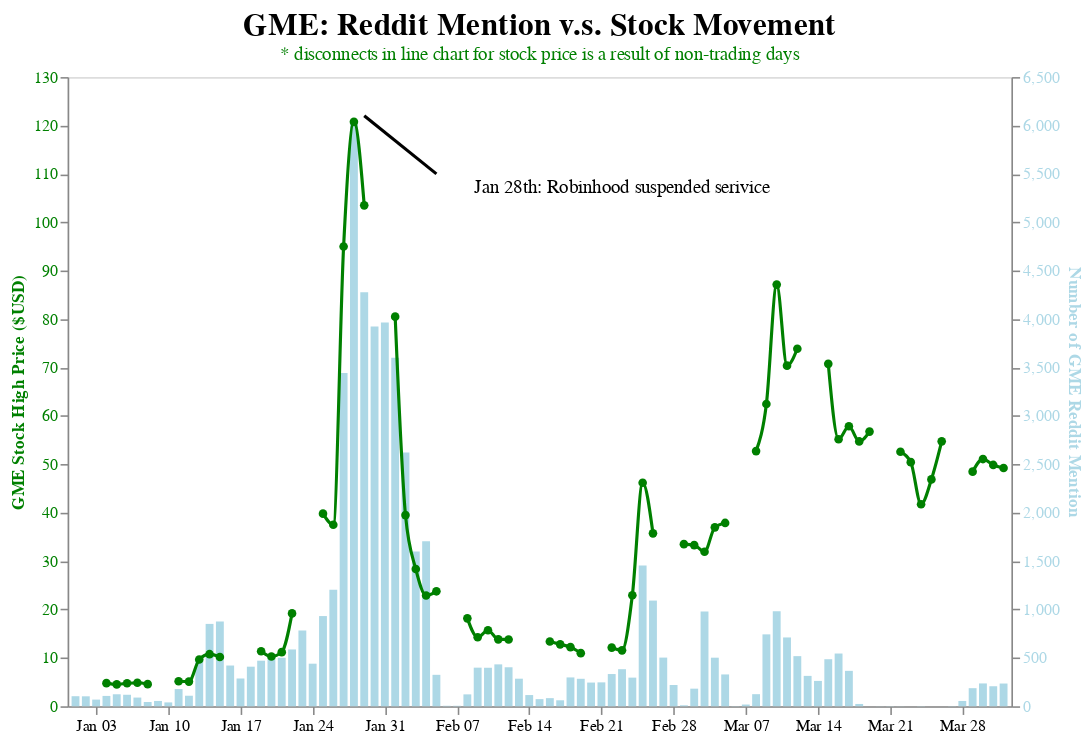

Write notebook code for a chart like this one.
### Markdown cell above
Filtered GME stock data to the same time period that we identified as first major spike. Created visualization that shows Reddit mention data as bar charts with the corresponding stock high price as line charts. A mouseover interactive feature was added on the graph for easier readability of respective stock price and number of reddit mentions.

### Code cell
# Scope down time frame:GME Reddit
mask = (gme_count['date'] >= '2021-01-01') & (gme_count['date'] <= '2021-04-01')
gme_count_scoped_down = gme_count.loc[mask]

# Narrow down time frame
# Scope down time frame:GME Stock
GME["Date"] = pd.to_datetime(GME["Date"])
mask = (GME['Date'] >= '2021-01-01') & (GME['Date'] <= '2021-04-01')
GME_df = GME.loc[mask]

gme_count_scoped_down = gme_count_scoped_down.rename(columns={"date": "Date"})
df_final_gme = gme_count_scoped_down.join(GME_df.set_index('Date'), on='Date')

# Visualization- 
# GME stock high price from 2021-01-01 - 2021-04-01 and Reddit Count comparison

annotations = [['2021-02-23',3000, 'Jan 28th: Robinhood suspended serivice']]
a_df = pd.DataFrame(annotations, columns=['date','count','note'])

    
annotate_df = pd.DataFrame({
        'x':['2021-01-29','2021-02-05']
        , 'y':[6100, 5500]
    })
annotation_lines = alt.Chart(annotate_df).mark_line(color='black').encode(
            x='x:T'
            , y=alt.Y('y',title='Number of GME Reddit Mention')
            )
    
    
annotate = alt.Chart(a_df).mark_text(fontSize = 12
        ).encode(
            y= alt.value(+70)
            , x = 'date:T'
            , text = 'note'
        )

base = alt.Chart(df_final_gme).encode(
    alt.X('Date:T', axis=alt.Axis(title=None))
    ).properties(
        width=600,
        height=400
    )

gme_reddit = base.mark_bar(color= 'lightblue'
).encode(
    y= alt.Y('gme_rrd_count:Q', axis=None),
    # axis= alt.Axis(title='Number of GME Reddit Mention', titleColor='lightblue')),
    tooltip=['Date', 'gme_rrd_count']
)

GME_high = base.mark_line(
    stroke='green', 
    interpolate='monotone',
    point=alt.OverlayMarkDef(color="green")
).encode(
    y= alt.Y('High:Q', axis= alt.Axis(title='GME Stock High Price ($USD)', titleColor='green')),
    tooltip=['Date', 'High']
)


base_new= alt.layer(gme_reddit, GME_high
    ).properties(width=600,
        height=400,
        title= alt.TitleParams(
            text='GME: Reddit Mention v.s. Stock Movement'
            ,fontSize=20
            , subtitle=['* disconnects in line chart for stock price is a result of non-trading days']
            ,subtitleColor='green'
            # ,subtitleLineHeight=100
            # , subtitlePadding=10
        )
    ).resolve_scale(
        y = 'independent'
    )

alt.hconcat(
    base_new+annotate+annotation_lines
    
).configure_axis(grid=False
    ).configure_axisRight(
        titleColor='lightblue'
        ,labelColor='lightblue'
        # ,labelOpacity=100
        ).configure_axisLeft(
            titleColor='green'
            ,labelColor='green'
        )

### Figure 1 — Vega-Lite specification as saved in the notebook (floating-point values rounded to 4 significant figures)
{"config": {"view": {"continuousWidth": 400, "continuousHeight": 300}, "axis": {"grid": false}, "axisLeft": {"labelColor": "green", "titleColor": "green"}, "axisRight": {"labelColor": "lightblue", "titleColor": "lightblue"}}, "hconcat": [{"layer": [{"mark": {"type": "bar", "color": "lightblue"}, "encoding": {"tooltip": [{"field": "Date", "type": "temporal"}, {"field": "gme_rrd_count", "type": "quantitative"}], "x": {"axis": {"title": null}, "field": "Date", "type": "temporal"}, "y": {"axis": null, "field": "gme_rrd_count", "type": "quantitative"}}, "height": 400, "width": 600}, {"mark": {"type": "line", "interpolate": "monotone", "point": {"color": "green"}, "stroke": "green"}, "encoding": {"tooltip": [{"field": "Date", "type": "temporal"}, {"field": "High", "type": "quantitative"}], "x": {"axis": {"title": null}, "field": "Date", "type": "temporal"}, "y": {"axis": {"title": "GME Stock High Price ($USD)", "titleColor": "green"}, "field": "High", "type": "quantitative"}}, "height": 400, "width": 600}, {"data": {"name": "data-60713fdca819df3b95a3ea84434b8dd9"}, "mark": {"type": "text", "fontSize": 12}, "encoding": {"text": {"field": "note", "type": "nominal"}, "x": {"field": "date", "type": "temporal"}, "y": {"value": 70}}}, {"data": {"name": "data-f03b2acfc55296c664c287cbcc74066b"}, "mark": {"type": "line", "color": "black"}, "encoding": {"x": {"field": "x", "type": "temporal"}, "y": {"field": "y", "title": "Number of GME Reddit Mention", "type": "quantitative"}}}], "height": 400, "resolve": {"scale": {"y": "independent"}}, "title": {"text": "GME: Reddit Mention v.s. Stock Movement", "fontSize": 20, "subtitle": ["* disconnects in line chart for stock price is a result of non-trading days"], "subtitleColor": "green"}, "width": 600}], "data": {"name": "data-e8f189f5b48fbcd5d8cfd9c37317b020"}, "$schema": "https://vega.github.io/schema/vega-lite/v4.17.0.json", "datasets": {"data-e8f189f5b48fbcd5d8cfd9c37317b020": [{"Date": "2021-01-01T00:00:00", "body": 92, "title": 12, "gme_rrd_count": 104, "Open": null, "High": null, "Low": null, "Close": null, "Adj Close": null, "Volume": null}, {"Date": "2021-01-02T00:00:00", "body": 96, "title": 7, "gme_rrd_count": 103, "Open": null, "High": null, "Low": null, "Close": null, "Adj Close": null, "Volume": null}, {"Date": "2021-01-03T00:00:00", "body": 65, "title": 4, "gme_rrd_count": 69, "Open": null, "High": null, "Low": null, "Close": null, "Adj Close": null, "Volume": null}, {"Date": "2021-01-04T00:00:00", "body": 103, "title": 4, "gme_rrd_count": 107, "Open": 4.75, "High": 4.775, "Low": 4.287, "Close": 4.312, "Adj Close": 4.312, "Volume": 40090000.0}, {"Date": "2021-01-05T00:00:00", "body": 111, "title": 13, "gme_rrd_count": 124, "Open": 4.338, "High": 4.52, "Low": 4.308, "Close": 4.343, "Adj Close": 4.343, "Volume": 19850000.0}, {"Date": "2021-01-06T00:00:00", "body": 112, "title": 7, "gme_rrd_count": 119, "Open": 4.335, "High": 4.745, "Low": 4.332, "Close": 4.59, "Adj Close": 4.59, "Volume": 24220000.0}, {"Date": "2021-01-07T00:00:00", "body": 85, "title": 5, "gme_rrd_count": 90, "Open": 4.617, "High": 4.862, "Low": 4.505, "Close": 4.52, "Adj Close": 4.52, "Volume": 24520000.0}, {"Date": "2021-01-08T00:00:00", "body": 42, "title": 2, "gme_rrd_count": 44, "Open": 4.545, "High": 4.575, "Low": 4.27, "Close": 4.423, "Adj Close": 4.423, "Volume": 25930000.0}, {"Date": "2021-01-09T00:00:00", "body": 51, "title": 4, "gme_rrd_count": 55, "Open": null, "High": null, "Low": null, "Close": null, "Adj Close": null, "Volume": null}, {"Date": "2021-01-10T00:00:00", "body": 37, "title": 3, "gme_rrd_count": 40, "Open": null, "High": null, "Low": null, "Close": null, "Adj Close": null, "Volume": null}, {"Date": "2021-01-11T00:00:00", "body": 164, "title": 14, "gme_rrd_count": 178, "Open": 4.853, "High": 5.162, "Low": 4.753, "Close": 4.985, "Adj Close": 4.985, "Volume": 59630000.0}, {"Date": "2021-01-12T00:00:00", "body": 104, "title": 5, "gme_rrd_count": 109, "Open": 4.99, "High": 5.1, "Low": 4.83, "Close": 4.987, "Adj Close": 4.987, "Volume": 28240000.0}, {"Date": "2021-01-13T00:00:00", "body": 430, "title": 69, "gme_rrd_count": 499, "Open": 5.105, "High": 9.662, "Low": 5.008, "Close": 7.85, "Adj Close": 7.85, "Volume": 578000000.0}, {"Date": "2021-01-14T00:00:00", "body": 772, "title": 79, "gme_rrd_count": 851, "Open": 9.523, "High": 10.77, "Low": 8.262, "Close": 9.977, "Adj Close": 9.977, "Volume": 374900000.0}, {"Date": "2021-01-15T00:00:00", "body": 811, "title": 64, "gme_rrd_count": 875, "Open": 9.623, "High": 10.19, "Low": 8.502, "Close": 8.875, "Adj Close": 8.875, "Volume": 187500000.0}, {"Date": "2021-01-16T00:00:00", "body": 383, "title": 38, "gme_rrd_count": 421, "Open": null, "High": null, "Low": null, "Close": null, "Adj Close": null, "Volume": null}, {"Date": "2021-01-17T00:00:00", "body": 273, "title": 14, "gme_rrd_count": 287, "Open": null, "High": null, "Low": null, "Close": null, "Adj Close": null, "Volume": null}, {"Date": "2021-01-18T00:00:00", "body": 391, "title": 18, "gme_rrd_count": 409, "Open": null, "High": null, "Low": null, "Close": null, "Adj Close": null, "Volume": null}, {"Date": "2021-01-19T00:00:00", "body": 441, "title": 30, "gme_rrd_count": 471, "Open": 10.39, "High": 11.38, "Low": 9.16, "Close": 9.84, "Adj Close": 9.84, "Volume": 298900000.0}, {"Date": "2021-01-20T00:00:00", "body": 454, "title": 47, "gme_rrd_count": 501, "Open": 9.342, "High": 10.3, "Low": 9.015, "Close": 9.78, "Adj Close": 9.78, "Volume": 133900000.0}, {"Date": "2021-01-21T00:00:00", "body": 464, "title": 37, "gme_rrd_count": 501, "Open": 9.807, "High": 11.19, "Low": 9.25, "Close": 10.76, "Adj Close": 10.76, "Volume": 224900000.0}, {"Date": "2021-01-22T00:00:00", "body": 516, "title": 71, "gme_rrd_count": 587, "Open": 10.65, "High": 19.19, "Low": 10.58, "Close": 16.25, "Adj Close": 16.25, "Volume": 788600000.0}, {"Date": "2021-01-23T00:00:00", "body": 699, "title": 84, "gme_rrd_count": 783, "Open": null, "High": null, "Low": null, "Close": null, "Adj Close": null, "Volume": null}, {"Date": "2021-01-24T00:00:00", "body": 421, "title": 19, "gme_rrd_count": 440, "Open": null, "High": null, "Low": null, "Close": null, "Adj Close": null, "Volume": null}, {"Date": "2021-01-25T00:00:00", "body": 851, "title": 81, "gme_rrd_count": 932, "Open": 24.18, "High": 39.79, "Low": 15.28, "Close": 19.2, "Adj Close": 19.2, "Volume": 711500000.0}, {"Date": "2021-01-26T00:00:00", "body": 1160, "title": 44, "gme_rrd_count": 1204, "Open": 22.14, "High": 37.5, "Low": 20.05, "Close": 36.99, "Adj Close": 36.99, "Volume": 714400000.0}, {"Date": "2021-01-27T00:00:00", "body": 2402, "title": 1042, "gme_rrd_count": 3444, "Open": 88.71, "High": 95.0, "Low": 62.25, "Close": 86.88, "Adj Close": 86.88, "Volume": 373600000.0}, {"Date": "2021-01-28T00:00:00", "body": 4615, "title": 1400, "gme_rrd_count": 6015, "Open": 66.25, "High": 120.8, "Low": 28.06, "Close": 48.4, "Adj Close": 48.4, "Volume": 235300000.0}, {"Date": "2021-01-29T00:00:00", "body": 4139, "title": 138, "gme_rrd_count": 4277, "Open": 94.93, "High": 103.5, "Low": 62.5, "Close": 81.25, "Adj Close": 81.25, "Volume": 202300000.0}, {"Date": "2021-01-30T00:00:00", "body": 3839, "title": 85, "gme_rrd_count": 3924, "Open": null, "High": null, "Low": null, "Close": null, "Adj Close": null, "Volume": null}, {"Date": "2021-01-31T00:00:00", "body": 3869, "title": 96, "gme_rrd_count": 3965, "Open": null, "High": null, "Low": null, "Close": null, "Adj Close": null, "Volume": null}, {"Date": "2021-02-01T00:00:00", "body": 3441, "title": 160, "gme_rrd_count": 3601, "Open": 79.14, "High": 80.5, "Low": 53.0, "Close": 56.25, "Adj Close": 56.25, "Volume": 149500000.0}, {"Date": "2021-02-02T00:00:00", "body": 2227, "title": 394, "gme_rrd_count": 2621, "Open": 35.19, "High": 39.5, "Low": 18.55, "Close": 22.5, "Adj Close": 22.5, "Volume": 312700000.0}, {"Date": "2021-02-03T00:00:00", "body": 1340, "title": 258, "gme_rrd_count": 1598, "Open": 28.0, "High": 28.35, "Low": 21.31, "Close": 23.1, "Adj Close": 23.1, "Volume": 170800000.0}, {"Date": "2021-02-04T00:00:00", "body": 1400, "title": 306, "gme_rrd_count": 1706, "Open": 22.8, "High": 22.88, "Low": 13.33, "Close": 13.38, "Adj Close": 13.38, "Volume": 249700000.0}, {"Date": "2021-02-05T00:00:00", "body": 271, "title": 54, "gme_rrd_count": 325, "Open": 13.51, "High": 23.75, "Low": 12.77, "Close": 15.94, "Adj Close": 15.94, "Volume": 325400000.0}, {"Date": "2021-02-06T00:00:00", "body": 5, "title": 0, "gme_rrd_count": 5, "Open": null, "High": null, "Low": null, "Close": null, "Adj Close": null, "Volume": null}, {"Date": "2021-02-07T00:00:00", "body": 5, "title": 0, "gme_rrd_count": 5, "Open": null, "High": null, "Low": null, "Close": null, "Adj Close": null, "Volume": null}, {"Date": "2021-02-08T00:00:00", "body": 114, "title": 9, "gme_rrd_count": 123, "Open": 18.1, "High": 18.17, "Low": 14.51, "Close": 15.0, "Adj Close": 15.0, "Volume": 102700000.0}, {"Date": "2021-02-09T00:00:00", "body": 384, "title": 15, "gme_rrd_count": 399, "Open": 14.15, "High": 14.25, "Low": 11.63, "Close": 12.58, "Adj Close": 12.58, "Volume": 107400000.0}, {"Date": "2021-02-10T00:00:00", "body": 389, "title": 9, "gme_rrd_count": 398, "Open": 12.69, "High": 15.71, "Low": 11.64, "Close": 12.8, "Adj Close": 12.8, "Volume": 145800000.0}, {"Date": "2021-02-11T00:00:00", "body": 425, "title": 8, "gme_rrd_count": 433, "Open": 12.5, "High": 13.83, "Low": 12.05, "Close": 12.78, "Adj Close": 12.78, "Volume": 52230000.0}, {"Date": "2021-02-12T00:00:00", "body": 396, "title": 7, "gme_rrd_count": 403, "Open": 12.69, "High": 13.81, "Low": 12.01, "Close": 13.1, "Adj Close": 13.1, "Volume": 58290000.0}, {"Date": "2021-02-13T00:00:00", "body": 276, "title": 9, "gme_rrd_count": 285, "Open": null, "High": null, "Low": null, "Close": null, "Adj Close": null, "Volume": null}, {"Date": "2021-02-14T00:00:00", "body": 111, "title": 5, "gme_rrd_count": 116, "Open": null, "High": null, "Low": null, "Close": null, "Adj Close": null, "Volume": null}, {"Date": "2021-02-15T00:00:00", "body": 74, "title": 0, "gme_rrd_count": 74, "Open": null, "High": null, "Low": null, "Close": null, "Adj Close": null, "Volume": null}, {"Date": "2021-02-16T00:00:00", "body": 83, "title": 1, "gme_rrd_count": 84, "Open": 13.16, "High": 13.38, "Low": 12.26, "Close": 12.38, "Adj Close": 12.38, "Volume": 32700000.0}, {"Date": "2021-02-17T00:00:00", "body": 56, "title": 6, "gme_rrd_count": 62, "Open": 12.44, "High": 12.8, "Low": 11.14, "Close": 11.48, "Adj Close": 11.48, "Volume": 36750000.0}, {"Date": "2021-02-18T00:00:00", "body": 280, "title": 18, "gme_rrd_count": 298, "Open": 12.12, "High": 12.22, "Low": 10.16, "Close": 10.17, "Adj Close": 10.17, "Volume": 95960000.0}, {"Date": "2021-02-19T00:00:00", "body": 268, "title": 16, "gme_rrd_count": 284, "Open": 10.32, "High": 10.97, "Low": 9.625, "Close": 10.15, "Adj Close": 10.15, "Volume": 59310000.0}, {"Date": "2021-02-20T00:00:00", "body": 229, "title": 16, "gme_rrd_count": 245, "Open": null, "High": null, "Low": null, "Close": null, "Adj Close": null, "Volume": null}, {"Date": "2021-02-21T00:00:00", "body": 232, "title": 15, "gme_rrd_count": 247, "Open": null, "High": null, "Low": null, "Close": null, "Adj Close": null, "Volume": null}, {"Date": "2021-02-22T00:00:00", "body": 321, "title": 12, "gme_rrd_count": 333, "Open": 11.67, "High": 12.13, "Low": 10.6, "Close": 11.5, "Adj Close": 11.5, "Volume": 77900000.0}, {"Date": "2021-02-23T00:00:00", "body": 372, "title": 11, "gme_rrd_count": 383, "Open": 11.24, "High": 11.56, "Low": 10.0, "Close": 11.24, "Adj Close": 11.24, "Volume": 30260000.0}, {"Date": "2021-02-24T00:00:00", "body": 283, "title": 13, "gme_rrd_count": 296, "Open": 11.18, "High": 22.93, "Low": 11.18, "Close": 22.93, "Adj Close": 22.93, "Volume": 332400000.0}, {"Date": "2021-02-25T00:00:00", "body": 1392, "title": 63, "gme_rrd_count": 1455, "Open": 42.39, "High": 46.17, "Low": 25.25, "Close": 27.18, "Adj Close": 27.18, "Volume": 601200000.0}, {"Date": "2021-02-26T00:00:00", "body": 1040, "title": 52, "gme_rrd_count": 1092, "Open": 29.36, "High": 35.72, "Low": 21.5, "Close": 25.43, "Adj Close": 25.43, "Volume": 368800000.0}, {"Date": "2021-02-27T00:00:00", "body": 482, "title": 21, "gme_rrd_count": 503, "Open": null, "High": null, "Low": null, "Close": null, "Adj Close": null, "Volume": null}, {"Date": "2021-02-28T00:00:00", "body": 214, "title": 6, "gme_rrd_count": 220, "Open": null, "High": null, "Low": null, "Close": null, "Adj Close": null, "Volume": null}, {"Date": "2021-03-01T00:00:00", "body": 10, "title": 0, "gme_rrd_count": 10, "Open": 26.14, "High": 33.5, "Low": 24.99, "Close": 30.1, "Adj Close": 30.1, "Volume": 199200000.0}, {"Date": "2021-03-02T00:00:00", "body": 173, "title": 9, "gme_rrd_count": 182, "Open": 29.23, "High": 33.3, "Low": 28.05, "Close": 29.55, "Adj Close": 29.55, "Volume": 135100000.0}, {"Date": "2021-03-03T00:00:00", "body": 938, "title": 42, "gme_rrd_count": 980, "Open": 30.63, "High": 31.94, "Low": 28.28, "Close": 31.05, "Adj Close": 31.05, "Volume": 77100000.0}, {"Date": "2021-03-04T00:00:00", "body": 477, "title": 25, "gme_rrd_count": 502, "Open": 31.25, "High": 36.97, "Low": 28.83, "Close": 33.09, "Adj Close": 33.09, "Volume": 130400000.0}, {"Date": "2021-03-05T00:00:00", "body": 310, "title": 19, "gme_rrd_count": 329, "Open": 32.04, "High": 37.88, "Low": 31.88, "Close": 34.44, "Adj Close": 34.44, "Volume": 122900000.0}, {"Date": "2021-03-06T00:00:00", "body": 2, "title": 0, "gme_rrd_count": 2, "Open": null, "High": null, "Low": null, "Close": null, "Adj Close": null, "Volume": null}, {"Date": "2021-03-07T00:00:00", "body": 16, "title": 2, "gme_rrd_count": 18, "Open": null, "High": null, "Low": null, "Close": null, "Adj Close": null, "Volume": null}, {"Date": "2021-03-08T00:00:00", "body": 117, "title": 8, "gme_rrd_count": 125, "Open": 38.72, "High": 52.72, "Low": 36.53, "Close": 48.62, "Adj Close": 48.62, "Volume": 254300000.0}, {"Date": "2021-03-09T00:00:00", "body": 689, "title": 54, "gme_rrd_count": 743, "Open": 54.43, "High": 62.46, "Low": 52.13, "Close": 61.72, "Adj Close": 61.72, "Volume": 156400000.0}, {"Date": "2021-03-10T00:00:00", "body": 908, "title": 73, "gme_rrd_count": 981, "Open": 67.36, "High": 87.12, "Low": 43.0, "Close": 66.25, "Adj Close": 66.25, "Volume": 286300000.0}, {"Date": "2021-03-11T00:00:00", "body": 651, "title": 60, "gme_rrd_count": 711, "Open": 60.41, "High": 70.38, "Low": 58.15, "Close": 65.0, "Adj Close": 65.0, "Volume": 113200000.0}, {"Date": "2021-03-12T00:00:00", "body": 498, "title": 20, "gme_rrd_count": 518, "Open": 68.75, "High": 73.88, "Low": 65.57, "Close": 66.12, "Adj Close": 66.12, "Volume": 103400000.0}, {"Date": "2021-03-13T00:00:00", "body": 288, "title": 26, "gme_rrd_count": 314, "Open": null, "High": null, "Low": null, "Close": null, "Adj Close": null, "Volume": null}, {"Date": "2021-03-14T00:00:00", "body": 252, "title": 10, "gme_rrd_count": 262, "Open": null, "High": null, "Low": null, "Close": null, "Adj Close": null, "Volume": null}, {"Date": "2021-03-15T00:00:00", "body": 469, "title": 17, "gme_rrd_count": 486, "Open": 69.38, "High": 70.75, "Low": 51.5, "Close": 55.03, "Adj Close": 55.03, "Volume": 96400000.0}, {"Date": "2021-03-16T00:00:00", "body": 521, "title": 24, "gme_rrd_count": 545, "Open": 50.79, "High": 55.17, "Low": 43.09, "Close": 52.04, "Adj Close": 52.04, "Volume": 141700000.0}, {"Date": "2021-03-17T00:00:00", "body": 354, "title": 12, "gme_rrd_count": 366, "Open": 54.46, "High": 57.87, "Low": 51.0, "Close": 52.45, "Adj Close": 52.45, "Volume": 65930000.0}, {"Date": "2021-03-18T00:00:00", "body": 24, "title": 0, "gme_rrd_count": 24, "Open": 53.5, "High": 54.72, "Low": 48.91, "Close": 50.44, "Adj Close": 50.44, "Volume": 47060000.0}, {"Date": "2021-03-19T00:00:00", "body": 0, "title": 0, "gme_rrd_count": 0, "Open": 48.93, "High": 56.75, "Low": 45.67, "Close": 50.07, "Adj Close": 50.07, "Volume": 98710000.0}, {"Date": "2021-03-20T00:00:00", "body": 1, "title": 0, "gme_rrd_count": 1, "Open": null, "High": null, "Low": null, "Close": null, "Adj Close": null, "Volume": null}, {"Date": "2021-03-21T00:00:00", "body": 2, "title": 0, "gme_rrd_count": 2, "Open": null, "High": null, "Low": null, "Close": null, "Adj Close": null, "Volume": null}, {"Date": "2021-03-22T00:00:00", "body": 1, "title": 0, "gme_rrd_count": 1, "Open": 51.31, "High": 52.59, "Low": 46.55, "Close": 48.62, "Adj Close": 48.62, "Volume": 40250000.0}, {"Date": "2021-03-23T00:00:00", "body": 0, "title": 0, "gme_rrd_count": 0, "Open": 49.38, "High": 50.44, "Low": 44.39, "Close": 45.44, "Adj Close": 45.44, "Volume": 57720000.0}, {"Date": "2021-03-24T00:00:00", "body": 2, "title": 0, "gme_rrd_count": 2, "Open": 39.49, "High": 41.74, "Low": 29.66, "Close": 30.08, "Adj Close": 30.08, "Volume": 96710000.0}, {"Date": "2021-03-25T00:00:00", "body": 0, "title": 0, "gme_rrd_count": 0, "Open": 30.87, "High": 46.88, "Low": 29.23, "Close": 45.94, "Adj Close": 45.94, "Volume": 203800000.0}, {"Date": "2021-03-26T00:00:00", "body": 0, "title": 0, "gme_rrd_count": 0, "Open": 49.42, "High": 54.73, "Low": 40.81, "Close": 45.25, "Adj Close": 45.25, "Volume": 149700000.0}, {"Date": "2021-03-27T00:00:00", "body": 1, "title": 1, "gme_rrd_count": 2, "Open": null, "High": null, "Low": null, "Close": null, "Adj Close": null, "Volume": null}, {"Date": "2021-03-28T00:00:00", "body": 55, "title": 0, "gme_rrd_count": 55, "Open": null, "High": null, "Low": null, "Close": null, "Adj Close": null, "Volume": null}, {"Date": "2021-03-29T00:00:00", "body": 181, "title": 6, "gme_rrd_count": 187, "Open": 45.19, "High": 48.48, "Low": 43.38, "Close": 45.33, "Adj Close": 45.33, "Volume": 40170000.0}, {"Date": "2021-03-30T00:00:00", "body": 232, "title": 4, "gme_rrd_count": 236, "Open": 46.88, "High": 51.08, "Low": 45.5, "Close": 48.62, "Adj Close": 48.62, "Volume": 68380000.0}, {"Date": "2021-03-31T00:00:00", "body": 204, "title": 3, "gme_rrd_count": 207, "Open": 49.38, "High": 49.87, "Low": 46.78, "Close": 47.46, "Adj Close": 47.46, "Volume": 33580000.0}, {"Date": "2021-04-01T00:00:00", "body": 228, "title": 7, "gme_rrd_count": 235, "Open": 48.34, "High": 49.24, "Low": 45.9, "Close": 47.86, "Adj Close": 47.86, "Volume": 37340000.0}], "data-60713fdca819df3b95a3ea84434b8dd9": [{"date": "2021-02-23", "count": 3000, "note": "Jan 28th: Robinhood suspended serivice"}], "data-f03b2acfc55296c664c287cbcc74066b": [{"x": "2021-01-29", "y": 6100}, {"x": "2021-02-05", "y": 5500}]}}
